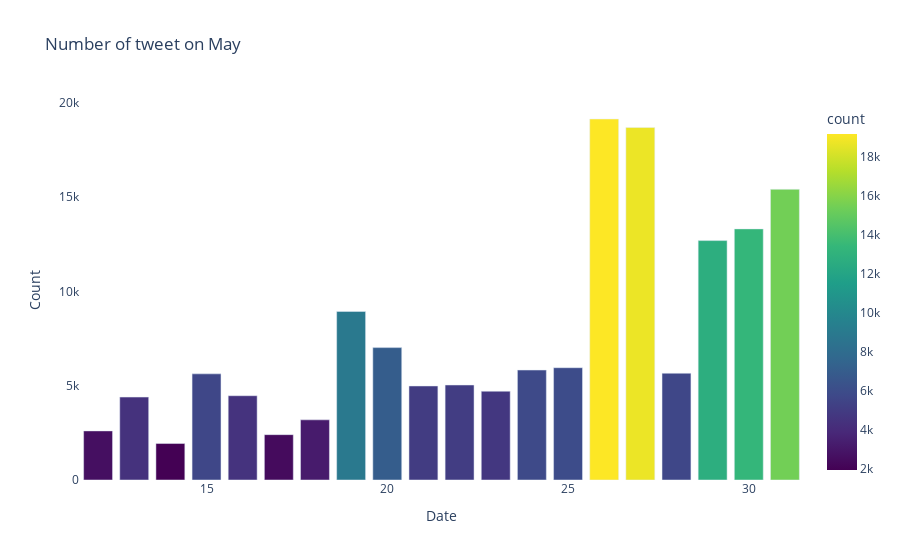

The notebook cell saved with this chart:
### Code cell
fig = px.bar(may_tweet_num, x="tweet_date", y="count", title='Number of tweet on May',color='count'
             ,color_continuous_scale=px.colors.sequential.Viridis)
fig.update_xaxes(title='Date')
fig.update_yaxes(title='Count')
fig.update_layout(plot_bgcolor='rgba(0, 0, 0, 0)')
fig.show()

### Figure 1 — Plotly figure (JSON) as saved in the notebook; plotly's stock layout.template omitted (floating-point values rounded to 4 significant figures)
{"data": [{"alignmentgroup": "True", "hovertemplate": "tweet_date=%{x}<br>count=%{marker.color}<extra></extra>", "legendgroup": "", "marker": {"color": [2604, 4399, 1935, 5631, 4471, 2406, 3192, 8940, 7024, 4987, 5040, 4710, 5833, 5957, 19151, 18699, 5663, 12701, 13322, 15421], "coloraxis": "coloraxis", "pattern": {"shape": ""}}, "name": "", "offsetgroup": "", "orientation": "v", "showlegend": false, "textposition": "auto", "type": "bar", "x": [12, 13, 14, 15, 16, 17, 18, 19, 20, 21, 22, 23, 24, 25, 26, 27, 28, 29, 30, 31], "xaxis": "x", "y": [2604, 4399, 1935, 5631, 4471, 2406, 3192, 8940, 7024, 4987, 5040, 4710, 5833, 5957, 19151, 18699, 5663, 12701, 13322, 15421], "yaxis": "y"}], "layout": {"barmode": "relative", "coloraxis": {"colorbar": {"title": {"text": "count"}}, "colorscale": [[0, "#440154"], [0.1111, "#482878"], [0.2222, "#3e4989"], [0.3333, "#31688e"], [0.4444, "#26828e"], [0.5556, "#1f9e89"], [0.6667, "#35b779"], [0.7778, "#6ece58"], [0.8889, "#b5de2b"], [1, "#fde725"]]}, "legend": {"tracegroupgap": 0}, "plot_bgcolor": "rgba(0, 0, 0, 0)", "title": {"text": "Number of tweet on May"}, "xaxis": {"anchor": "y", "domain": [0, 1], "title": {"text": "Date"}}, "yaxis": {"anchor": "x", "domain": [0, 1], "title": {"text": "Count"}}}}
